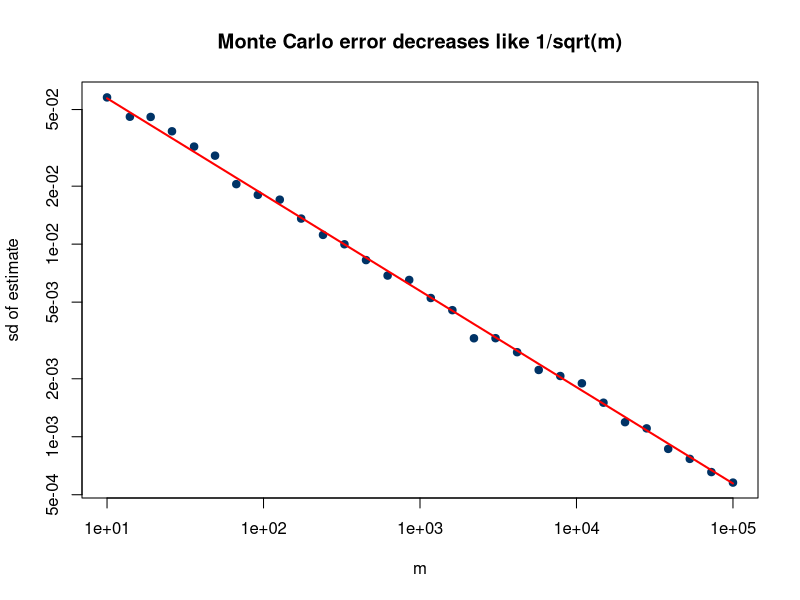
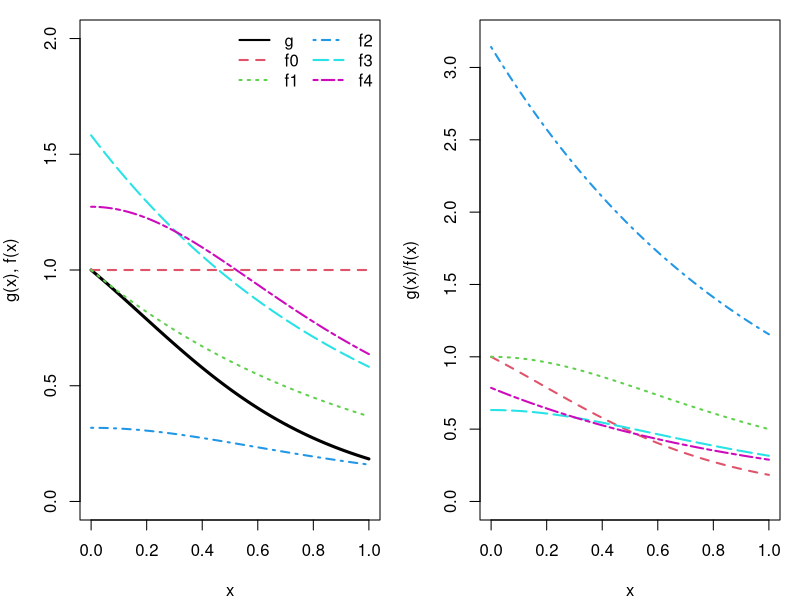

These figures' R source, in order:
## ---- chunk 1
#| label: setup
#| include: false
#| eval: true
library(knitr)
library(ggplot2)
knitr::opts_chunk$set(
    fig.asp = 0.618,
    fig.align = "center",
    out.width = "100%",
    fig.retina = 3,
    fig.path = "./images/09-mc-integration/",
    message = FALSE,
    warning = FALSE,
    global.par = TRUE
)
options(
  htmltools.dir.version = FALSE,
  dplyr.print_min = 6, 
  dplyr.print_max = 6,
  tibble.width = 80,
  width = 80,
  digits = 4
  )
hook_output <- knitr::knit_hooks$get("output")
knitr::knit_hooks$set(output = function(x, options) {
  lines <- options$output.lines
  if (is.null(lines)) {
    return(hook_output(x, options))  # pass to default hook
  }
  x <- unlist(strsplit(x, "\n"))
  more <- "..."
  if (length(lines)==1) {        # first n lines
    if (length(x) > lines) {
      # truncate the output, but add ....
      x <- c(head(x, lines), more)
    }
  } else {
    x <- c(more, x[lines], more)
  }
  # paste these lines together
  x <- paste(c(x, ""), collapse = "\n")
  hook_output(x, options)
})
ggplot2::theme_set(ggplot2::theme_bw(base_size = 16))
## ---- chunk 2
set.seed(4750)
m <- 10000
x <- runif(m)
theta.hat <- mean(exp(-x))
c(estimate = theta.hat, exact = 1 - exp(-1))
## ---- chunk 3
set.seed(4750); m <- 10000
x <- runif(m, min = 2, max = 4)
theta.hat <- mean(exp(-x)) * 2
c(estimate = theta.hat, exact = exp(-2) - exp(-4))
## ---- chunk 4
x <- seq(.1, 2.5, length = 10)
m <- 10000; set.seed(4750); u <- runif(m)
cdf <- numeric(length(x))
for (i in 1:length(x)) {
  g <- x[i] * exp(-(u * x[i])^2 / 2)
  cdf[i] <- mean(g) / sqrt(2 * pi) + 0.5
}
Phi <- pnorm(x)
print(round(rbind(x, cdf, Phi), 3))
## ---- chunk 5
set.seed(4750)
z <- rnorm(m)
dim(x) <- length(x)
p <- apply(x, MARGIN = 1, FUN = function(x, z) { mean(z < x) }, z = z)
print(round(rbind(x, p, Phi), 3))
## ---- chunk 6
x <- 2; m <- 10000; set.seed(4750)
z <- rnorm(m)
g <- (z < x)                         # the indicator function
v <- mean((g - mean(g))^2) / m
cdf <- mean(g)
c(cdf = cdf, var = v, exact_var = pnorm(2) * (1 - pnorm(2)) / m)
c(cdf - 1.96 * sqrt(v), cdf + 1.96 * sqrt(v))
## ---- chunk 7
#| fig-asp: 0.38
set.seed(4750)
g <- function(u) exp(-u)
ms <- round(10^seq(1, 5, length = 30))
reps <- sapply(ms, function(m) replicate(200, mean(g(runif(m)))))
plot(ms, apply(reps, 2, sd), log = "xy", pch = 19, col = "#003366", xlab = "m", ylab = "sd of estimate",
     main = "Monte Carlo error decreases like 1/sqrt(m)")
lines(ms, sqrt(var(g(runif(1e6))) / ms), col = "red", lwd = 2)
## ---- chunk 8
# volume of the unit ball in d dimensions = P(||U|| <= 1) * 2^d, U ~ Uniform(-1,1)^d
set.seed(4750); m <- 1e5
ball <- function(d) { U <- matrix(runif(m * d, -1, 1), m); est <- mean(rowSums(U^2) <= 1) * 2^d
  c(d = d, MC = est, exact = pi^(d / 2) / gamma(d / 2 + 1)) }
t(sapply(c(2, 3, 5, 8), ball))
## ---- chunk 9
MC.Phi <- function(x, R = 10000, antithetic = TRUE) {
  u <- runif(R / 2)
  if (!antithetic) v <- runif(R / 2) else v <- 1 - u
  u <- c(u, v)
  cdf <- numeric(length(x))
  for (i in 1:length(x)) {
    g <- x[i] * exp(-(u * x[i])^2 / 2)
    cdf[i] <- mean(g) / sqrt(2 * pi) + 0.5
  }
  cdf
}
x <- seq(.1, 2.5, length = 5)
set.seed(123); MC1 <- MC.Phi(x, anti = FALSE)
set.seed(123); MC2 <- MC.Phi(x)
print(round(rbind(x, MC1, MC2, Phi = pnorm(x)), 5))
## ---- chunk 10
m <- 1000; MC1 <- MC2 <- numeric(m); x <- 1.95
set.seed(4750)
for (i in 1:m) {
  MC1[i] <- MC.Phi(x, R = 1000, anti = FALSE)
  MC2[i] <- MC.Phi(x, R = 1000)
}
c(sd_simple = sd(MC1), sd_antithetic = sd(MC2), percent_reduction = 100 * (var(MC1) - var(MC2)) / var(MC1))
## ---- chunk 11
set.seed(4750); m <- 10000
a <- -12 + 6 * (exp(1) - 1)
U <- runif(m)
T1 <- exp(U)                           # simple MC
T2 <- exp(U) + a * (U - 1/2)           # controlled
c(simple = mean(T1), controlled = mean(T2), exact = exp(1) - 1)
c(var_simple = var(T1), var_controlled = var(T2), reduction = 100 * (var(T1) - var(T2)) / var(T1))
## ---- chunk 12
f <- function(u) exp(-.5) / (1 + u^2)
g <- function(u) exp(-u) / (1 + u^2)
set.seed(510)                                   # needed later
u <- runif(10000)
B <- f(u); A <- g(u)
cor(A, B)
a <- -cov(A, B) / var(B)                        # est of c*
a
m <- 100000; u <- runif(m)
T1 <- g(u)
T2 <- T1 + a * (f(u) - exp(-.5) * pi / 4)
c(mean(T1), mean(T2))
c(var(T1), var(T2)); 100 * (var(T1) - var(T2)) / var(T1)
## ---- chunk 13
set.seed(510)
u <- runif(10000)
L <- lm(g(u) ~ f(u))                            # gen(f(u)) on f(u)
theta.hat <- sum(L$coeff * c(1, exp(-.5) * pi / 4))
se.hat <- summary(L)$sigma / sqrt(length(u))
c(theta.hat = theta.hat, residual_se = se.hat, c_star = -L$coeff[2])
## ---- chunk 14
set.seed(510)
u <- runif(10000)
f1 <- function(u) exp(-.5) / (1 + u^2); f2 <- function(u) exp(-u) / (1 - exp(-1))
mu <- c(exp(-.5) * pi / 4, 1)                   # E f1(U), E f2(U)
L2 <- lm(g(u) ~ f1(u) + f2(u))
c(theta.hat = sum(L2$coeff * c(1, mu)), se = summary(L2)$sigma / sqrt(10000),
  R2 = summary(L2)$r.squared, exact = integrate(g, 0, 1)$value)
## ---- chunk 15
#| fig-asp: 0.33
#| echo: false
xx <- seq(0, 1, .01); gx <- exp(-xx) / (1 + xx^2)
fs <- list(f0 = rep(1, length(xx)), f1 = exp(-xx), f2 = 1 / (pi * (1 + xx^2)),
           f3 = exp(-xx) / (1 - exp(-1)), f4 = 4 / ((1 + xx^2) * pi))
par(mfrow = c(1, 2), mar = c(4, 4, 1, 1))
plot(xx, gx, type = "l", lwd = 3, ylim = c(0, 2), xlab = "x", ylab = "g(x), f(x)")
for (k in 1:5) lines(xx, fs[[k]], col = k + 1, lty = k + 1, lwd = 2)
legend("topright", c("g", names(fs)), col = 1:6, lty = 1:6, lwd = 2, bty = "n", ncol = 2)
plot(xx, gx, type = "n", ylim = c(0, 3.2), xlab = "x", ylab = "g(x)/f(x)")
for (k in 1:5) lines(xx, gx / fs[[k]], col = k + 1, lty = k + 1, lwd = 2)
## ---- chunk 16
m <- 10000; theta.hat <- se <- numeric(5)
g <- function(x) exp(-x - log(1 + x^2)) * (x > 0) * (x < 1)
set.seed(4750)
x <- runif(m)                              # using f0
fg <- g(x); theta.hat[1] <- mean(fg); se[1] <- sd(fg)
x <- rexp(m, 1)                            # using f1
fg <- g(x) / exp(-x); theta.hat[2] <- mean(fg); se[2] <- sd(fg)
x <- rcauchy(m)                            # using f2
i <- c(which(x > 1), which(x < 0)); x[i] <- 2   # to catch overflow errors in g(x)
fg <- g(x) / dcauchy(x); theta.hat[3] <- mean(fg); se[3] <- sd(fg)
u <- runif(m)                              # f3, inverse transform method
x <- -log(1 - u * (1 - exp(-1)))
fg <- g(x) / (exp(-x) / (1 - exp(-1))); theta.hat[4] <- mean(fg); se[4] <- sd(fg)
u <- runif(m)                              # f4, inverse transform method
x <- tan(pi * u / 4)
fg <- g(x) / (4 / ((1 + x^2) * pi)); theta.hat[5] <- mean(fg); se[5] <- sd(fg)
rbind(theta.hat, se) |> round(4)
## ---- chunk 17
M <- 20; T2 <- numeric(4); estimates <- matrix(0, 10, 2)
set.seed(4750)
for (i in 1:10) {
  estimates[i, 1] <- mean(g(runif(M)))
  T2[1] <- mean(g(runif(M / 4, 0, .25)));  T2[2] <- mean(g(runif(M / 4, .25, .5)))
  T2[3] <- mean(g(runif(M / 4, .5, .75))); T2[4] <- mean(g(runif(M / 4, .75, 1)))
  estimates[i, 2] <- mean(T2)
}
apply(estimates, 2, mean); apply(estimates, 2, var)
## ---- chunk 18
M <- 10000; k <- 10; r <- M / k; N <- 50
T2 <- numeric(k); estimates <- matrix(0, N, 2)
set.seed(4750)
for (i in 1:N) {
  estimates[i, 1] <- mean(g(runif(M)))
  for (j in 1:k) T2[j] <- mean(g(runif(M / k, (j - 1) / k, j / k)))
  estimates[i, 2] <- mean(T2)
}
colnames(estimates) <- c("simple", "stratified")
apply(estimates, 2, mean); apply(estimates, 2, var)
